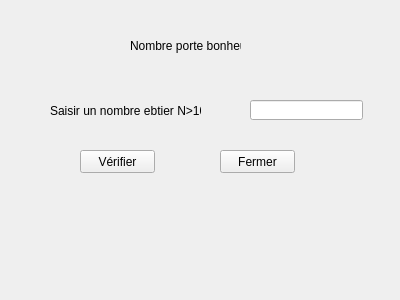
<?xml version="1.0" encoding="UTF-8"?>
<ui version="4.0">
 <class>Form</class>
 <widget class="QWidget" name="Form">
  <property name="geometry">
   <rect>
    <x>0</x>
    <y>0</y>
    <width>400</width>
    <height>300</height>
   </rect>
  </property>
  <property name="windowTitle">
   <string>Form</string>
  </property>
  <widget class="QLabel" name="label">
   <property name="geometry">
    <rect>
     <x>130</x>
     <y>30</y>
     <width>111</width>
     <height>31</height>
    </rect>
   </property>
   <property name="text">
    <string>Nombre porte bonheur</string>
   </property>
  </widget>
  <widget class="QLabel" name="label_2">
   <property name="geometry">
    <rect>
     <x>50</x>
     <y>100</y>
     <width>151</width>
     <height>21</height>
    </rect>
   </property>
   <property name="text">
    <string>Saisir un nombre ebtier N&gt;100</string>
   </property>
  </widget>
  <widget class="QLabel" name="RES">
   <property name="geometry">
    <rect>
     <x>60</x>
     <y>190</y>
     <width>281</width>
     <height>51</height>
    </rect>
   </property>
   <property name="text">
    <string/>
   </property>
  </widget>
  <widget class="QLineEdit" name="l">
   <property name="geometry">
    <rect>
     <x>250</x>
     <y>100</y>
     <width>113</width>
     <height>20</height>
    </rect>
   </property>
  </widget>
  <widget class="QPushButton" name="verif">
   <property name="geometry">
    <rect>
     <x>80</x>
     <y>150</y>
     <width>75</width>
     <height>23</height>
    </rect>
   </property>
   <property name="text">
    <string>Vérifier</string>
   </property>
  </widget>
  <widget class="QPushButton" name="close">
   <property name="geometry">
    <rect>
     <x>220</x>
     <y>150</y>
     <width>75</width>
     <height>23</height>
    </rect>
   </property>
   <property name="text">
    <string>Fermer</string>
   </property>
  </widget>
 </widget>
 <resources/>
 <connections/>
</ui>
